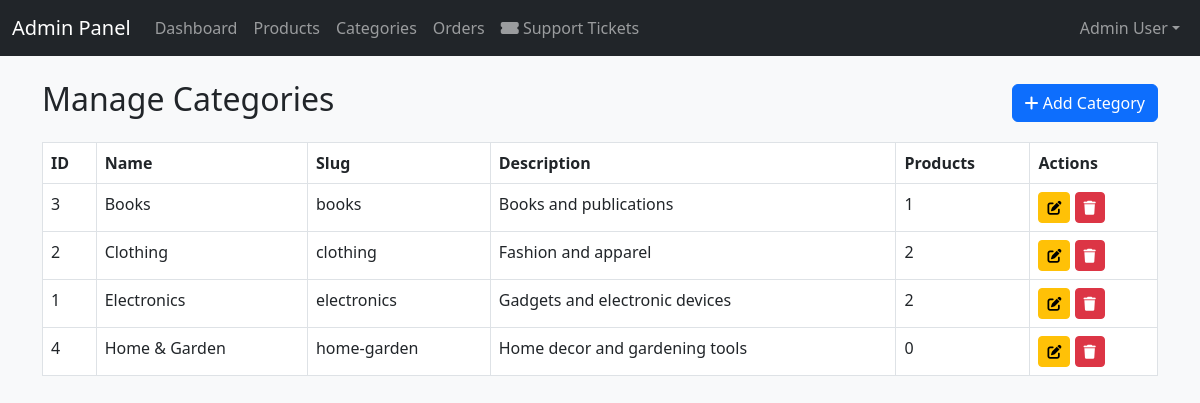
Screenshot of /admin/categories.php (signed in) with the database file from the repository.
### tables this page shows
CREATE TABLE categories (
    id INT AUTO_INCREMENT PRIMARY KEY,
    name VARCHAR(100) NOT NULL,
    slug VARCHAR(100) UNIQUE NOT NULL,
    description TEXT,
    created_at TIMESTAMP DEFAULT CURRENT_TIMESTAMP
);

### admin/categories.php (the view, shortened to what this page needs)
<?php
require_once '../config/database.php';
$categories = $pdo->query("SELECT c.*, COUNT(p.id) as product_count
FROM categories c
LEFT JOIN products p ON c.id = p.category_id
GROUP BY c.id
ORDER BY c.name")->fetchAll();
?>
<!DOCTYPE html>
<html lang="en">
<head>
<link href="https://cdn.jsdelivr.net/npm/bootstrap@5.3.0/dist/css/bootstrap.min.css" rel="stylesheet">
<link rel="stylesheet" href="https://cdnjs.cloudflare.com/ajax/libs/font-awesome/6.4.0/css/all.min.css">
<link rel="stylesheet" href="../assets/css/style.css">
</head>
<body>
<?php include '../includes/admin-navbar.php'; ?>
<div class="container mt-4">
<div class="d-flex justify-content-between align-items-center mb-3">
<h2>Manage Categories</h2>
<button type="button" class="btn btn-primary" data-bs-toggle="modal" data-bs-target="#categoryModal">
<i class="fas fa-plus"></i> Add Category
</button>
</div>
<div class="table-responsive">
<table class="table table-bordered">
<thead>
<tr>
<th>ID</th>
<th>Name</th>
<th>Slug</th>
<th>Description</th>
<th>Products</th>
<th>Actions</th>
</tr>
</thead>
<tbody>
<?php foreach ($categories as $category): ?>
<tr>
<td><?php echo $category['id']; ?></td>
<td><?php echo htmlspecialchars($category['name']); ?></td>
<td><?php echo htmlspecialchars($category['slug']); ?></td>
<td><?php echo htmlspecialchars(substr($category['description'], 0, 50)); ?></td>
<td><?php echo $category['product_count']; ?></td>
<td>
<button class="btn btn-sm btn-warning edit-category"
data-id="<?php echo $category['id']; ?>"
data-name="<?php echo htmlspecialchars($category['name']); ?>"
data-description="<?php echo htmlspecialchars($category['description']); ?>">
<i class="fas fa-edit"></i>
</button>
<a href="?delete=<?php echo $category['id']; ?>" class="btn btn-sm btn-danger"
onclick="return confirm('Are you sure?')">
<i class="fas fa-trash"></i>
</a>
</td>
</tr>
<?php endforeach; ?>
</tbody>
</table>
</div>
</div>
</body>
</html>

### assets/css/style.css (style rules this page uses)
:root { --primary-color: #0d6efd; --secondary-color: #6c757d; --success-color: #28a745; --danger-color: #dc3545; }
body { font-family: 'Segoe UI', Tahoma, Geneva, Verdana, sans-serif; background-color: #f8f9fa; min-height: 100vh; display: flex; flex-direction: column; }

### rows the page displays
categories: id "3", name "Books", slug "books", description "Books and publications", product_count "1"
categories: id "2", name "Clothing", slug "clothing", description "Fashion and apparel", product_count "2"
categories: id "1", name "Electronics", slug "electronics", description "Gadgets and electronic devices", product_count "2"
categories: id "4", name "Home & Garden", slug "home-garden", description "Home decor and gardening tools", product_count "0"

### other values shown
$_SESSION['user_name'] "Admin User"
